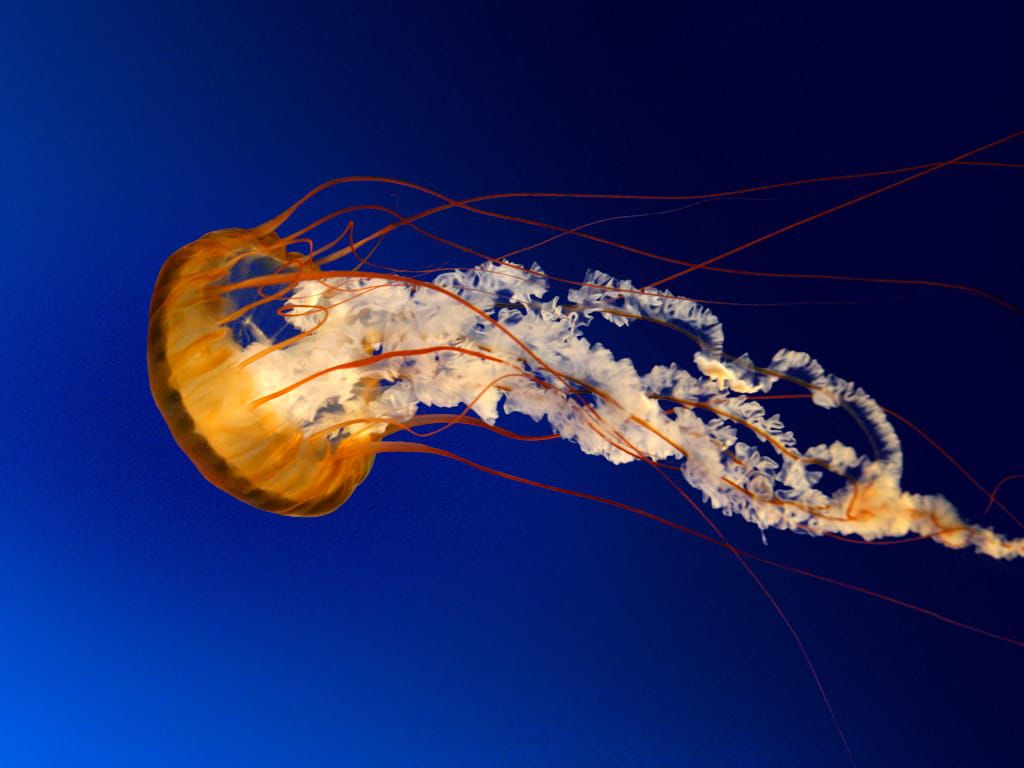
#> input picture Lab_1_Contrast_Stretching/ImgTask1/jellyfish.png, 1024 x 768 px
$ python img.py
#> lines starting #> are read from the running program, lines starting #| are printed output that depends on the picture
import cv2
import numpy as np
import matplotlib.pyplot as plt

image_path = 'jellyfish.png'
original_img = cv2.imread(image_path, 0)
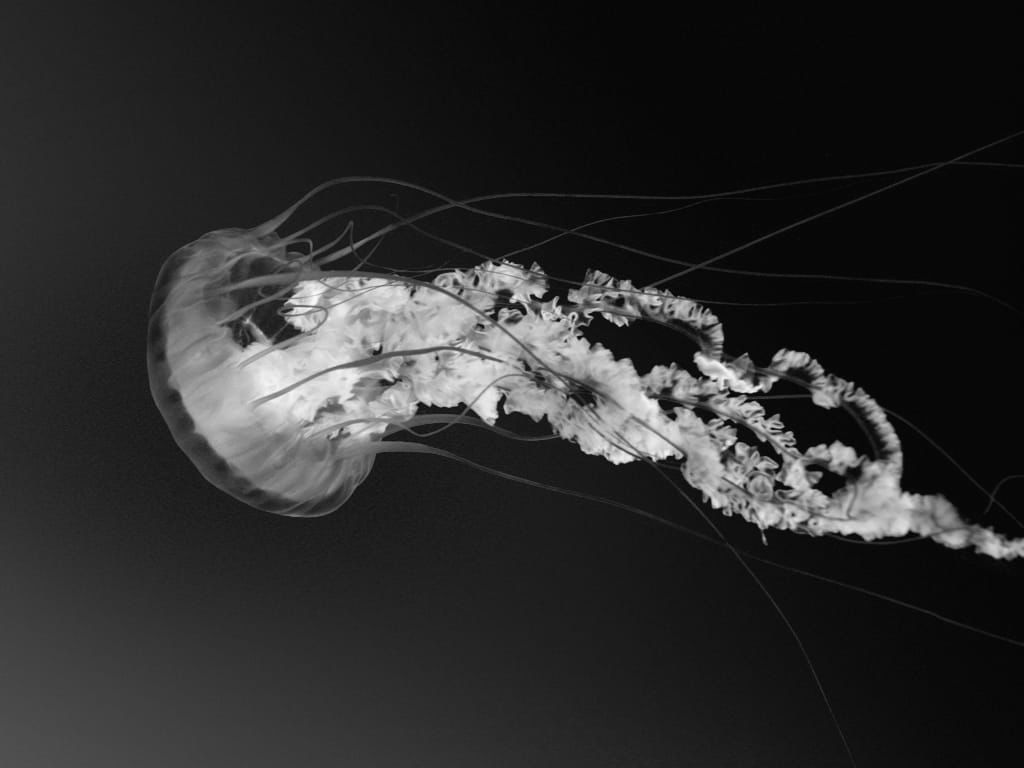
#> original_img: shape (768, 1024); min 0, max 252, mean 43.8

if original_img is None:
    print(f"Error: Couldn't read the image at {image_path}. Please check the filename and path.")
    exit()

r_min = np.min(original_img)
#> r_min = 0
r_max = np.max(original_img)
#> r_max = 252

print(f"r_min: {r_min}")
#| r_min: 0
print(f"r_max: {r_max}")
#| r_max: 252

lut = np.arange(256, dtype='uint8')

denominator = float(r_max - r_min)
#> denominator = 252
if denominator == 0:
    denominator = 1
stretching_factor = 255.0 / denominator
#> stretching_factor = 1.01

lut_stretching = np.clip((lut - r_min) * stretching_factor, 0, 255).astype('uint8')
#> lut_stretching = 256 values from 0 to 255

stretched_img = cv2.LUT(original_img, lut_stretching)

hist_original = cv2.calcHist([original_img], [0], None, [256], [0, 256])
#> hist_original = 256 values, max 124324 at index 7, min 0 at index 251, mean 3072
hist_stretched = cv2.calcHist([stretched_img], [0], None, [256], [0, 256])
#> hist_stretched = 256 values, max 124324 at index 7, min 0 at index 84, mean 3072

plt.figure(figsize=(12, 6))

plt.subplot(2, 2, 1)
plt.imshow(original_img, cmap='gray')
plt.title(f"Original Image (r_min={r_min}, r_max={r_max})")
plt.axis('off')

plt.subplot(2, 2, 2)
plt.plot(hist_original, color='blue')
plt.title("Original Histogram")
plt.xlim([0, 256])
plt.grid(True)

plt.subplot(2, 2, 3)
plt.imshow(stretched_img, cmap='gray')
plt.title("After Contrast Stretching (0-255)")
plt.axis('off')

plt.subplot(2, 2, 4)
plt.plot(hist_stretched, color='red')
plt.title("Stretched Histogram")
plt.xlim([0, 256])
plt.grid(True)

plt.tight_layout()
plt.show()
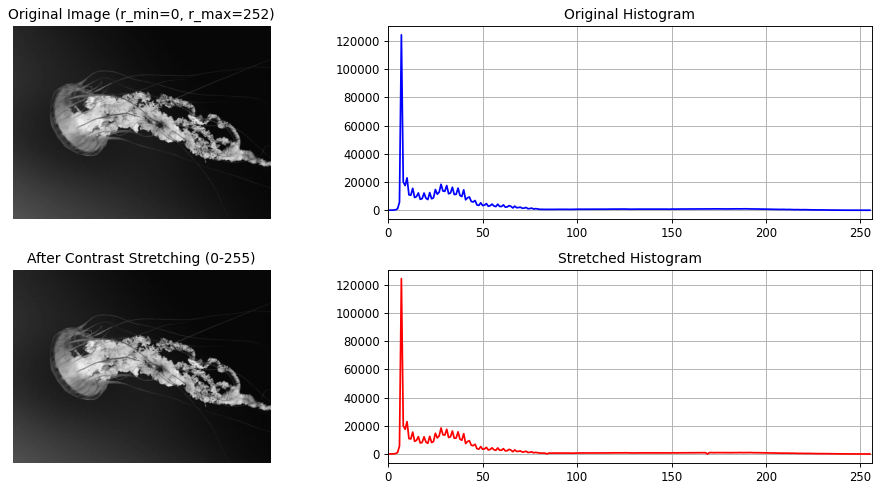
#> figure drawn by matplotlib, 4 panels; panel 2: curve peaks at x = 7, y = 124324; panel 4: curve peaks at x = 7, y = 124324
